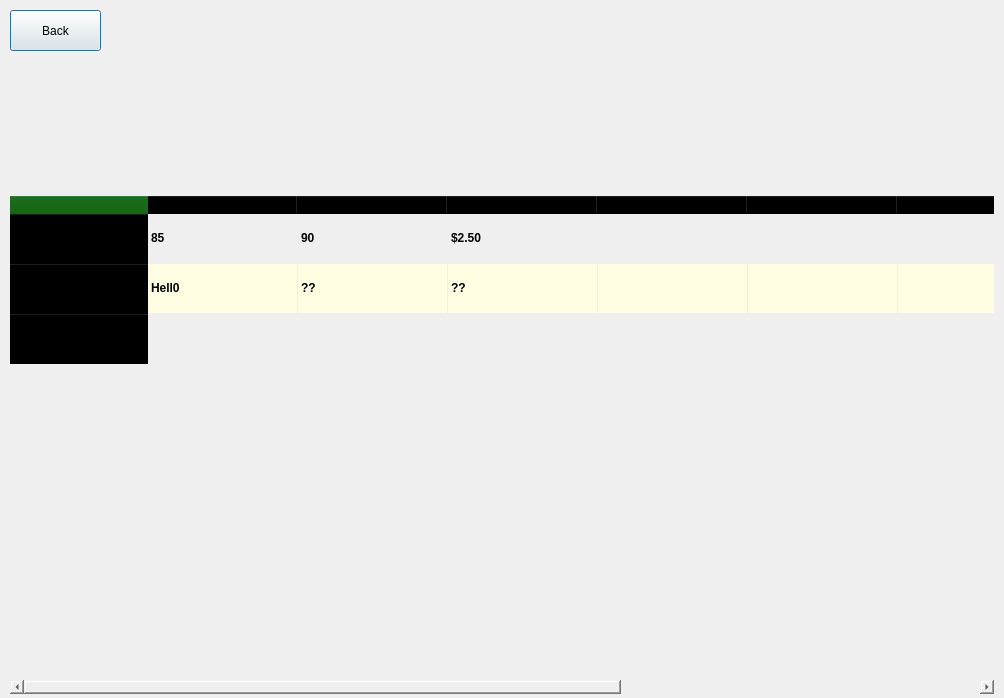
<?xml version="1.0" encoding="UTF-8"?>
<ui version="4.0">
 <class>ParkingDialog</class>
 <widget class="QDialog" name="ParkingDialog">
  <property name="geometry">
   <rect>
    <x>0</x>
    <y>0</y>
    <width>1004</width>
    <height>698</height>
   </rect>
  </property>
  <property name="minimumSize">
   <size>
    <width>100</width>
    <height>100</height>
   </size>
  </property>
  <property name="windowTitle">
   <string>Dialog</string>
  </property>
  <property name="styleSheet">
   <string notr="true">background-color: qlineargradient(spread:pad, x1:0, y1:1, x2:0, y2:0, stop:0 rgba(255, 255, 255, 255), stop:.75 rgba(0,133,62, 255));</string>
  </property>
  <widget class="QLabel" name="UNTlogo">
   <property name="geometry">
    <rect>
     <x>9</x>
     <y>39</y>
     <width>400</width>
     <height>150</height>
    </rect>
   </property>
   <property name="minimumSize">
    <size>
     <width>400</width>
     <height>150</height>
    </size>
   </property>
   <property name="styleSheet">
    <string notr="true">background-color: rgba(0, 133, 62,0);</string>
   </property>
   <property name="text">
    <string/>
   </property>
   <property name="alignment">
    <set>Qt::AlignCenter</set>
   </property>
  </widget>
  <widget class="QTableWidget" name="parkingTable">
   <property name="geometry">
    <rect>
     <x>9</x>
     <y>195</y>
     <width>986</width>
     <height>500</height>
    </rect>
   </property>
   <property name="minimumSize">
    <size>
     <width>500</width>
     <height>500</height>
    </size>
   </property>
   <property name="maximumSize">
    <size>
     <width>1000</width>
     <height>550</height>
    </size>
   </property>
   <property name="font">
    <font>
     <bold>true</bold>
    </font>
   </property>
   <property name="autoFillBackground">
    <bool>true</bool>
   </property>
   <property name="styleSheet">
    <string notr="true">
background-color: rgba(0, 85, 0,0);
alternate-background-color: rgb(255, 253, 225,255);</string>
   </property>
   <property name="frameShadow">
    <enum>QFrame::Sunken</enum>
   </property>
   <property name="lineWidth">
    <number>20</number>
   </property>
   <property name="midLineWidth">
    <number>10</number>
   </property>
   <property name="verticalScrollBarPolicy">
    <enum>Qt::ScrollBarAsNeeded</enum>
   </property>
   <property name="sizeAdjustPolicy">
    <enum>QAbstractScrollArea::AdjustToContents</enum>
   </property>
   <property name="editTriggers">
    <set>QAbstractItemView::NoEditTriggers</set>
   </property>
   <property name="alternatingRowColors">
    <bool>true</bool>
   </property>
   <property name="textElideMode">
    <enum>Qt::ElideLeft</enum>
   </property>
   <property name="showGrid">
    <bool>true</bool>
   </property>
   <property name="sortingEnabled">
    <bool>false</bool>
   </property>
   <property name="cornerButtonEnabled">
    <bool>true</bool>
   </property>
   <attribute name="horizontalHeaderVisible">
    <bool>true</bool>
   </attribute>
   <attribute name="horizontalHeaderCascadingSectionResizes">
    <bool>false</bool>
   </attribute>
   <attribute name="horizontalHeaderDefaultSectionSize">
    <number>150</number>
   </attribute>
   <attribute name="horizontalHeaderStretchLastSection">
    <bool>true</bool>
   </attribute>
   <attribute name="verticalHeaderCascadingSectionResizes">
    <bool>false</bool>
   </attribute>
   <attribute name="verticalHeaderMinimumSectionSize">
    <number>30</number>
   </attribute>
   <attribute name="verticalHeaderDefaultSectionSize">
    <number>50</number>
   </attribute>
   <attribute name="verticalHeaderStretchLastSection">
    <bool>false</bool>
   </attribute>
   <row>
    <property name="text">
     <string>Highland Street Garage</string>
    </property>
   </row>
   <row>
    <property name="text">
     <string>Chem Parking</string>
    </property>
   </row>
   <row>
    <property name="text">
     <string>Disco Park</string>
    </property>
   </row>
   <column>
    <property name="text">
     <string># Free Spaces</string>
    </property>
   </column>
   <column>
    <property name="text">
     <string># Taken Spaces</string>
    </property>
   </column>
   <column>
    <property name="text">
     <string>Cost Per Hour</string>
    </property>
   </column>
   <column>
    <property name="text">
     <string> # Paid Parking Spots</string>
    </property>
   </column>
   <column>
    <property name="text">
     <string>#Tanken Paid Parking Spots</string>
    </property>
   </column>
   <column>
    <property name="text">
     <string>New Column</string>
    </property>
   </column>
   <column>
    <property name="text">
     <string>Accepted Passes</string>
    </property>
   </column>
   <column>
    <property name="text">
     <string>Total Spots</string>
    </property>
   </column>
   <item row="0" column="0">
    <property name="text">
     <string>85</string>
    </property>
   </item>
   <item row="0" column="1">
    <property name="text">
     <string>90</string>
    </property>
   </item>
   <item row="0" column="2">
    <property name="text">
     <string>$2.50</string>
    </property>
   </item>
   <item row="0" column="6">
    <property name="text">
     <string>E, FS</string>
    </property>
   </item>
   <item row="1" column="0">
    <property name="text">
     <string>Hell0</string>
    </property>
   </item>
   <item row="1" column="1">
    <property name="text">
     <string>??</string>
    </property>
   </item>
   <item row="1" column="2">
    <property name="text">
     <string>??</string>
    </property>
   </item>
   <item row="1" column="6">
    <property name="text">
     <string>??</string>
    </property>
   </item>
  </widget>
  <widget class="QPushButton" name="backButton">
   <property name="geometry">
    <rect>
     <x>10</x>
     <y>10</y>
     <width>91</width>
     <height>41</height>
    </rect>
   </property>
   <property name="text">
    <string>Back</string>
   </property>
  </widget>
 </widget>
 <resources/>
 <connections/>
</ui>
